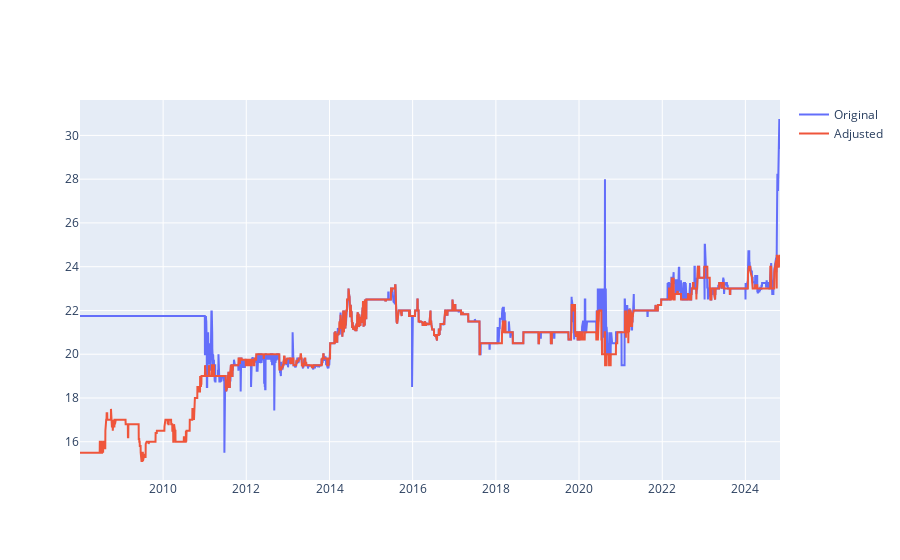

The notebook cell this image was saved under:
### Code cell
fig = go.Figure()
fig.add_trace(go.Scatter(x=ws_raw.index, y=ws_raw['beef_bol'], mode='lines', name='Original'))
fig.add_trace(go.Scatter(x=ws_adj.index, y=ws_adj['beef_bol'], mode='lines', name='Adjusted'))

### Figure 1 — Plotly figure (JSON) as saved in the notebook; plotly's stock layout.template omitted (floating-point values rounded to 4 significant figures; data arrays with more than 128 entries replaced by an {"elided": "..."} marker saying what was removed)
{"data": [{"mode": "lines", "name": "Original", "type": "scatter", "x": {"elided": "6148 str values"}, "y": {"elided": "6148 float values"}}, {"mode": "lines", "name": "Adjusted", "type": "scatter", "x": {"elided": "6148 str values"}, "y": {"elided": "6148 float values"}}], "layout": {}}
